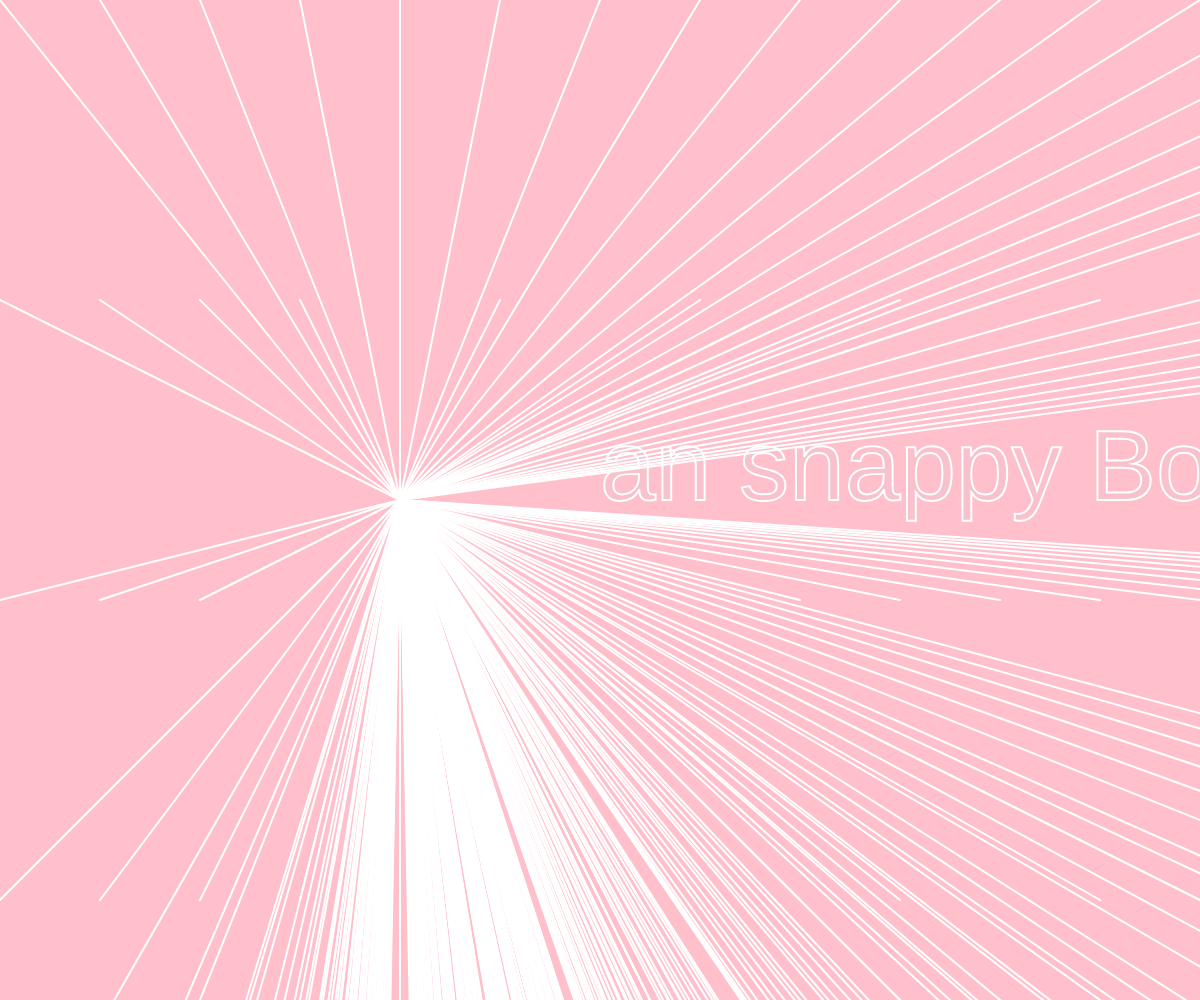
Frame 1 (no input)
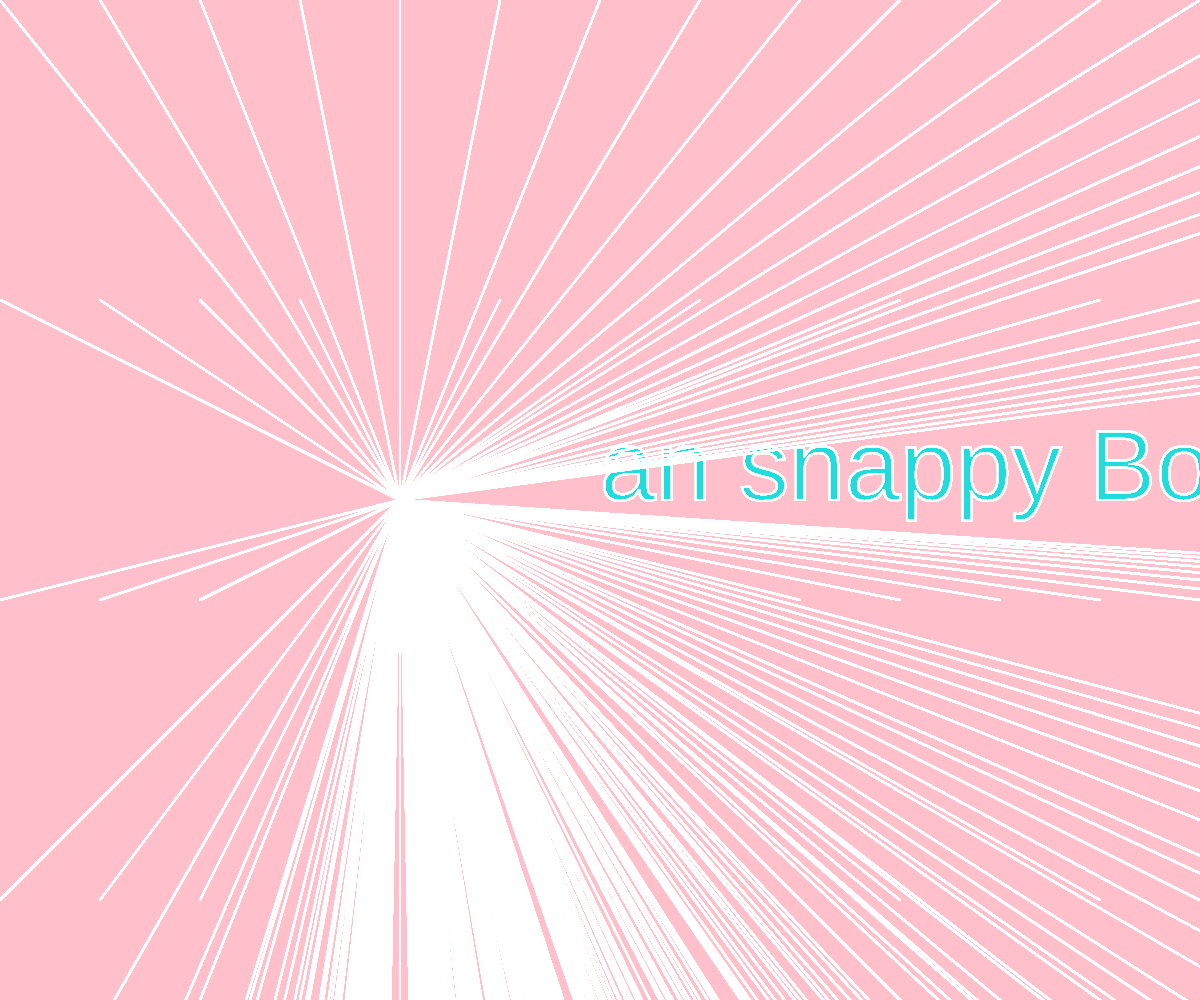
Frame 60 (no input)
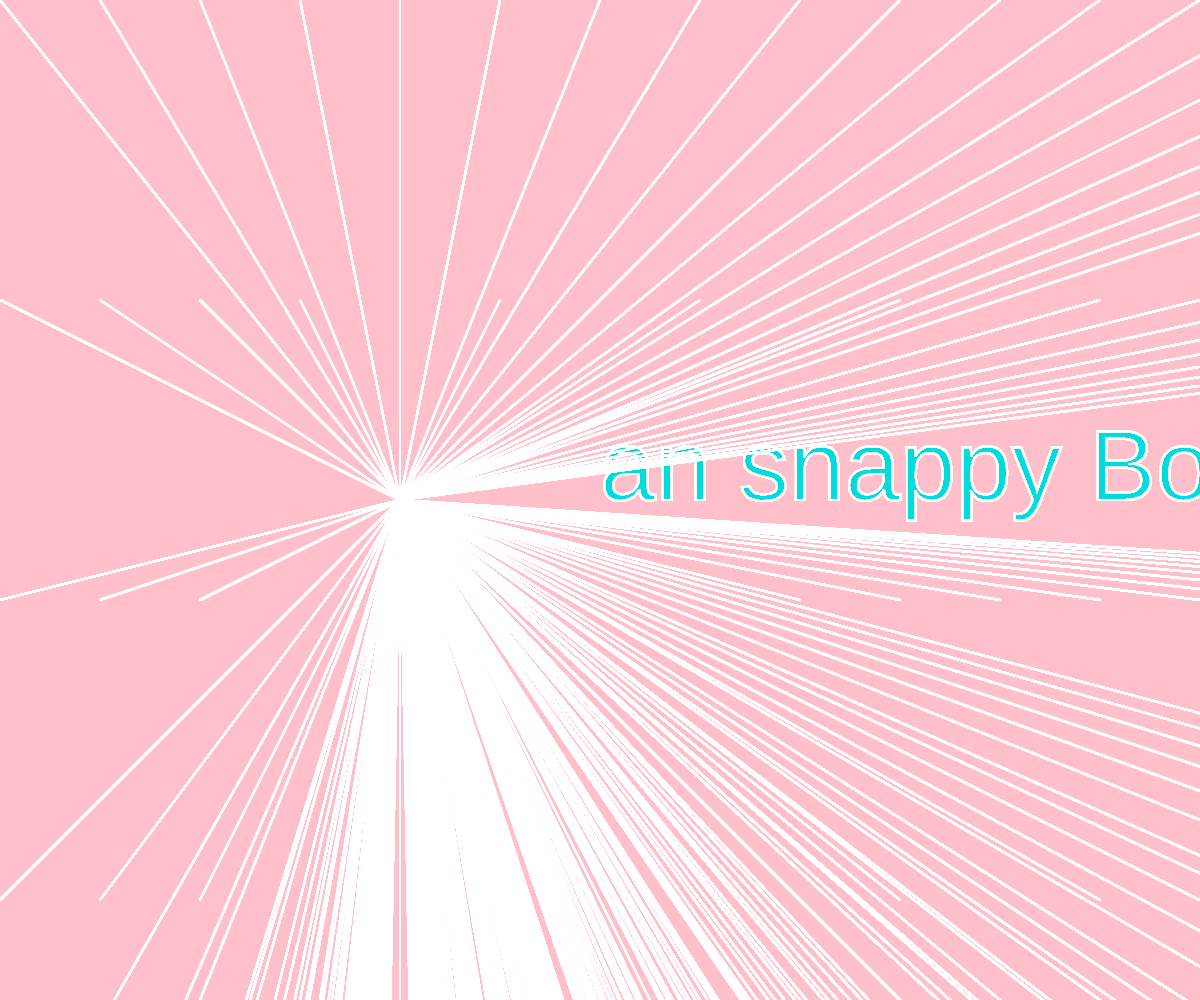
Frame 120 (the mouse pressed at the canvas centre since frame 60)

The p5.js sketch that drew these frames (run headless with seeded random() and noise() and a simulated clock; from frame 60 on, the mouse is pressed at the canvas centre):

// p5.js sketch
// ── sketch.js
//Feel free to change these words:
var articles = ["the", "a","an"];
var adjectives = ["spirited", "snotty", "snappy", "staunchy", "galactic", "orgasmic", "phantasmagorical"];
var nouns = ["Bubba","Beans","Baby","Boo","Boi"];
var bandName;
var colorPal = "blue"
var colorPal1;

var randNum, randAdj, randArt;
function setup() {
	createCanvas(windowWidth, windowHeight);
//background(random(255),random(255),random(255));
	//colorPal = "blue" + "black"
	colorPal1 = ("pink");
	background(colorPal1);
	textSize(50);
	randNum = nouns[floor(random(0,nouns.length))];
	randAdj = adjectives[ceil(random(0,adjectives.length))];
	randArt = articles[floor(random(0,articles.length))];
	textColor = (random(224),random(224),random(224))
	bandName = randArt + " " + randAdj + " " + randNum;
}

function draw(){
	for(empty = 0; empty < 20; empty++){
		for(full = 0; full < 20; full++){
	noFill();
	strokeWeight(2);
//	ellipse(width/2,height/2,500,500)
	stroke("white")
	line(100*full,300*empty,400,500)

		}
	}
		frameRate(30);
		fill(0,247,255,7);
		textSize(100);
		text(bandName,width/2,height/2);



}
